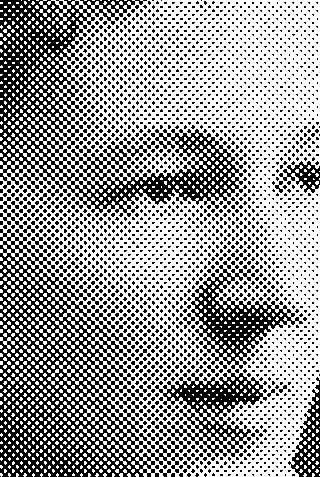
#> input picture Assignment2/Data/newspaper-dots.jpg, 320 x 477 px, found by its file name
$ jupyter execute Question2.ipynb
#> lines starting #> are read from the running program, lines starting #| are printed output that depends on the picture
[cell 1]
#library importation
import cv2
import numpy as np
import matplotlib.pyplot as plt
from matplotlib import rcParams
from google.colab.patches import cv2_imshow
from numpy.fft import fft, ifft
import skimage
from skimage import restoration
import scipy
from scipy.fftpack import fftn, ifftn
from astropy.io import fits
from scipy.ndimage import gaussian_filter as gf

[cell 2]
news = cv2.imread("/content/drive/MyDrive/EE610-Assignments/newspaper-dots.jpg",0)  #reading image
#> news is the input picture: shape (477, 320); min 0, max 255, mean 153

[cell 3]
cv2_imshow(news)
print(news.shape)   #showing image and shape
#| (477, 320)

[cell 4]
fil = np.ones((15,15))/225
#creating a smoothing filter named fil

[cell 5]
smnews = cv2.filter2D(news,-1,fil)   #applying fil filter to image
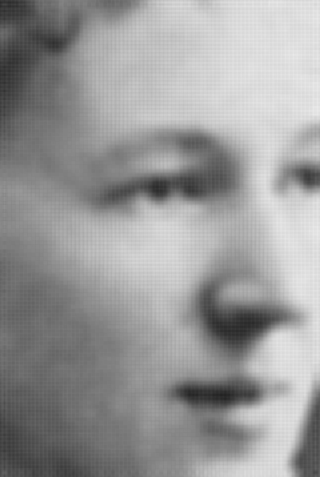
#> smnews: shape (477, 320); min 35, max 234, mean 153
#after that applying gamma transform to the resulting image smnews
gamma = 1.6    #randomly choosen value by trail and error
smnews1 = ((smnews/255)**gamma)*255
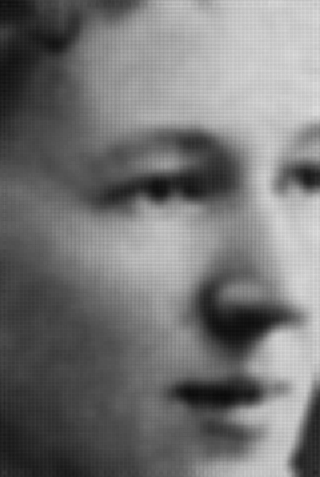
#> smnews1: shape (477, 320) float64; min 10.63, max 222.2, mean 117.8
cv2_imshow(((smnews/255)**gamma)*255)   #gamma transformed image
print(smnews.shape)
#| (477, 320)
cv2_imshow(smnews)  #filtered image with "fil" filter

[cell 6]
fft1 = fft(news)
cv2_imshow(fft1)
#applying fft from numpy.fft to the image

[cell 7]
 # creating gaussain filter of size 5*5
a = np.zeros((5,5)) # initiated an array of size 5*5
a[2,2] = 40     #set the centre value of the array 40 to just try the method
gf1 = gf(a,25)    #created gaussian filter gf1 using '''from scipy.ndimage import gaussian_filter as gf''' this library
print(gf1)

smnews2 = cv2.filter2D(news/50,-1,gf1)   #applying to the original image news by dividing it with 50 , because without it the image was full while
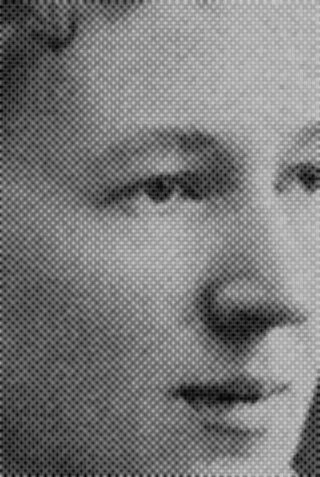
#> smnews2: shape (477, 320) float64; min 3.23, max 200.4, mean 122.4
cv2_imshow(smnews2)

As we saw that that normal blur image - smnews is quite blur, to know what happen if we apply unsharp masking to it i am doing the next step

[cell 8]
from skimage import data
from skimage.filters import unsharp_mask
import matplotlib.pyplot as plt

image = smnews.copy()  #taking smnews as image

#trying unsharp masking with different radius and amount
result_1 = unsharp_mask(image, radius=1, amount=1)
result_2 = unsharp_mask(image, radius=5, amount=2)
result_3 = unsharp_mask(image, radius=20, amount=1)
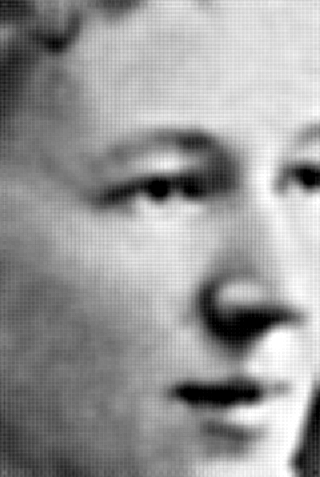
#> result_3: shape (477, 320) float64; min 0, max 1, mean 0.6


#plotting all the result images with original image (here image)
fig, axes = plt.subplots(nrows=2, ncols=2,
                         sharex=True, sharey=True, figsize=(10, 10))
ax = axes.ravel()

ax[0].imshow(image, cmap=plt.cm.gray)
ax[0].set_title('Original image')
ax[1].imshow(result_1, cmap=plt.cm.gray)
ax[1].set_title('Enhanced image, radius=1, amount=1.0')
ax[2].imshow(result_2, cmap=plt.cm.gray)
ax[2].set_title('Enhanced image, radius=5, amount=2.0')
ax[3].imshow(result_3, cmap=plt.cm.gray)
ax[3].set_title('Enhanced image, radius=20, amount=1.0')

for a in ax:
    a.axis('off')
fig.tight_layout()
plt.show()

The next step is to show effect of unsharp masking on the original dotted image (news)

[cell 9]
from skimage import data
from skimage.filters import unsharp_mask
import matplotlib.pyplot as plt

image = news.copy()  #taken "news" as input image

#trying unsharp masking with different radius and amount
result_1 = unsharp_mask(image, radius=1, amount=1)
result_2 = unsharp_mask(image, radius=5, amount=2)
result_3 = unsharp_mask(image, radius=20, amount=1)

#plotting all the result images with original image (here image)
fig, axes = plt.subplots(nrows=2, ncols=2,
                         sharex=True, sharey=True, figsize=(10, 10))
ax = axes.ravel()

ax[0].imshow(image, cmap=plt.cm.gray)
ax[0].set_title('Original image')
ax[1].imshow(result_1, cmap=plt.cm.gray)
ax[1].set_title('Enhanced image, radius=1, amount=1.0')
ax[2].imshow(result_2, cmap=plt.cm.gray)
ax[2].set_title('Enhanced image, radius=5, amount=2.0')
ax[3].imshow(result_3, cmap=plt.cm.gray)
ax[3].set_title('Enhanced image, radius=20, amount=1.0')

for a in ax:
    a.axis('off')
fig.tight_layout()
plt.show()

[cell 10]
gamma = 0.1
smnews1 = ((result_3/255)**gamma)*255
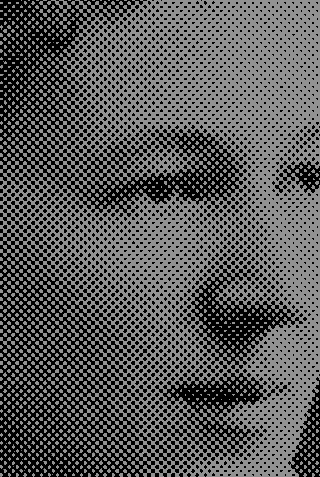
#> smnews1: shape (477, 320) float64; min 0, max 146.5, mean 89.1
cv2_imshow(((result_3/255)**gamma)*255)

[cell 11]
#Applying mediab filter to remove noise and edeg preservation

# Median Spatial Domain Filtering


import cv2
import numpy as np


# Read the image
img_noisy1 = smnews2.copy()   #taken smnews2 as input image

# Obtain the number of rows and columns
# of the image
m, n = img_noisy1.shape
#> m = 477; n = 320

# Traverse the image. For every 3X3 area,
# find the median of the pixels and
# replace the center pixel by the median
img_new1 = np.zeros([m, n])

for i in range(1, m-1):
	for j in range(1, n-1):
		temp = [img_noisy1[i-1, j-1],
			img_noisy1[i-1, j],
			img_noisy1[i-1, j + 1],
			img_noisy1[i, j-1],
			img_noisy1[i, j],
			img_noisy1[i, j + 1],
			img_noisy1[i + 1, j-1],
			img_noisy1[i + 1, j],
			img_noisy1[i + 1, j + 1]]

		temp = sorted(temp)
		img_new1[i, j]= temp[4]
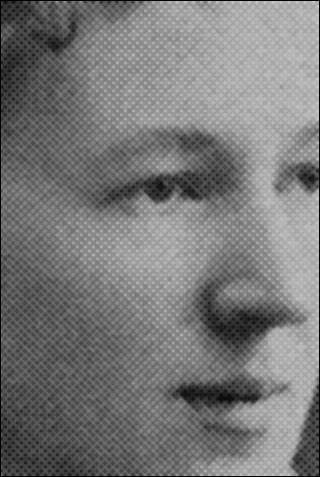
#> img_new1: shape (477, 320) float64; min 0, max 199.5, mean 120.6

img_new1 = img_new1.astype(np.uint8)
cv2_imshow(img_new1)
# cv2.imwrite('new_median_filtered.png', img_new1)

[cell 12]
#Reapeating same to the output image of the previous cell
# Median Spatial Domain Filtering


import cv2
import numpy as np


# Read the image
img_noisy1 = img_new1.copy()

# Obtain the number of rows and columns
# of the image
m, n = img_noisy1.shape

# Traverse the image. For every 3X3 area,
# find the median of the pixels and
# replace the center pixel by the median
img_new1 = np.zeros([m, n])

for i in range(1, m-1):
	for j in range(1, n-1):
		temp = [img_noisy1[i-1, j-1],
			img_noisy1[i-1, j],
			img_noisy1[i-1, j + 1],
			img_noisy1[i, j-1],
			img_noisy1[i, j],
			img_noisy1[i, j + 1],
			img_noisy1[i + 1, j-1],
			img_noisy1[i + 1, j],
			img_noisy1[i + 1, j + 1]]

		temp = sorted(temp)
		img_new1[i, j]= temp[4]

img_new1 = img_new1.astype(np.uint8)
cv2_imshow(img_new1)
# cv2.imwrite('new_median_filtered.png', img_new1)

[cell 13]
#Applying unsharp mask to sharpen the image
from skimage import data
from skimage.filters import unsharp_mask
import matplotlib.pyplot as plt

image = img_new1.copy() #taken last cell output as input
#different unsharp_mask with radius and amount
result_1 = unsharp_mask(image, radius=1, amount=1.5)
result_2 = unsharp_mask(image, radius=5, amount=2)
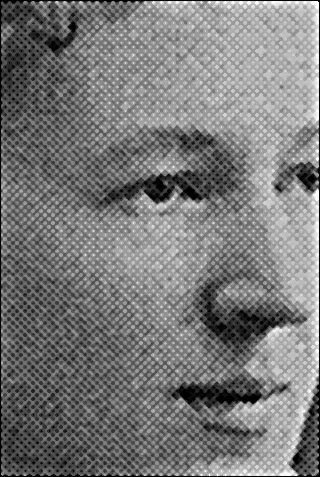
#> result_2: shape (477, 320) float64; min 0, max 1, mean 0.477
result_3 = unsharp_mask(image, radius=25, amount=1)
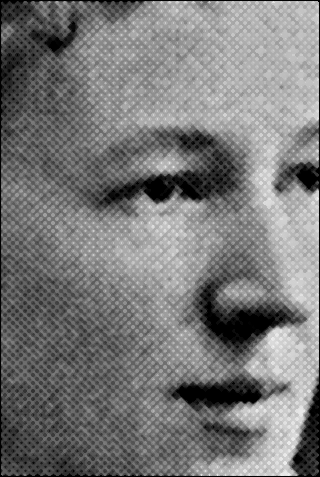
#> result_3: shape (477, 320) float64; min 0, max 0.949, mean 0.475

#plotting all the result along with original image
fig, axes = plt.subplots(nrows=2, ncols=2,
                         sharex=True, sharey=True, figsize=(10, 10))
ax = axes.ravel()

ax[0].imshow(image, cmap=plt.cm.gray)
ax[0].set_title('Original image')
ax[1].imshow(result_1, cmap=plt.cm.gray)
ax[1].set_title('Enhanced image, radius=1, amount=1..5')
ax[2].imshow(result_2, cmap=plt.cm.gray)
ax[2].set_title('Enhanced image, radius=5, amount=2.0')
ax[3].imshow(result_3, cmap=plt.cm.gray)
ax[3].set_title('Enhanced image, radius=20, amount=1.0')

for a in ax:
    a.axis('off')
fig.tight_layout()
plt.show()

[cell 14]
final1 = result_1.copy()*255
cv2_imshow(final1)
print(final1.shape)
#| (477, 320)

[cell 15]
gs = np.array([[1,4,6,4,1],[4,16,24,26,4],[6,24,36,24,6],[4,16,24,26,4],[1,4,6,4,1]])/256   #creating a 5*5 gaussian filter


temp = cv2.filter2D(final1/1.5,-1,gs)  #applying to final1 image(output last cell), devided with 1.5 to get a littel dark image
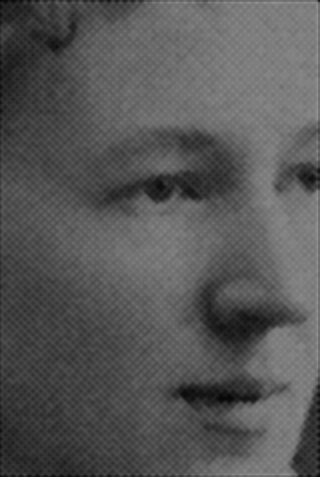
#> temp: shape (477, 320) float64; min 5.15, max 148, mean 86.8


cv2_imshow(temp)

[cell 16]
#Noice removal with edge preservation
# Median Spatial Domain Filtering


import cv2
import numpy as np


# Read the image
img_noisy1 = temp.copy()

# Obtain the number of rows and columns
# of the image
m, n = img_noisy1.shape

# Traverse the image. For every 3X3 area,
# find the median of the pixels and
# replace the center pixel by the median
img_new1 = np.zeros([m, n])

for i in range(1, m-1):
	for j in range(1, n-1):
		temp = [img_noisy1[i-1, j-1],
			img_noisy1[i-1, j],
			img_noisy1[i-1, j + 1],
			img_noisy1[i, j-1],
			img_noisy1[i, j],
			img_noisy1[i, j + 1],
			img_noisy1[i + 1, j-1],
			img_noisy1[i + 1, j],
			img_noisy1[i + 1, j + 1]]

		temp = sorted(temp)
		img_new1[i, j]= temp[4]

img_new1 = img_new1.astype(np.uint8)
cv2_imshow(img_new1)
# cv2.imwrite('new_median_filtered.png', img_new1)

[cell 17]
kernel2 = np.ones((3, 3), np.float32)/9   #smoothening filter creation of size 3*3

imgk2 = cv2.filter2D(img_new1,-1,kernel2)   #applying to the output of last cell
cv2_imshow(cv2.filter2D(img_new1,-1,kernel2))

The Cell above is looking pretty nice to me, it has enough details and almost no grainy sence in image

[cell 18]
#applying unsharp maskinng to output of last cell
imgk2r = unsharp_mask(imgk2, radius=3, amount=1)
cv2_imshow(imgk2r*255)
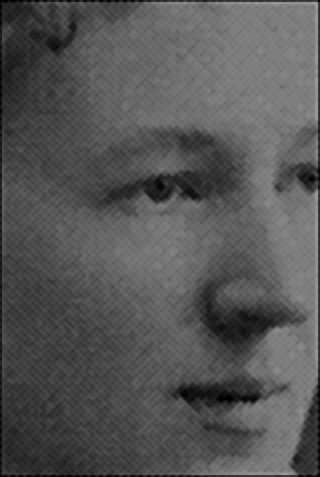
#> shown: shape (477, 320) float64; min 0, max 163.1, mean 85.7
